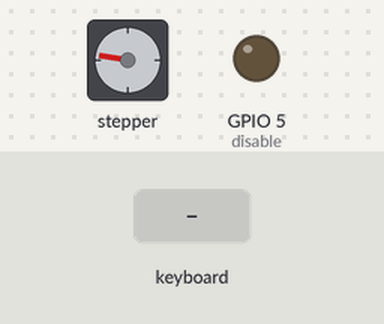
This program was run on a simulated Raspberry Pi (BCM pin numbers). Parts: stepper motor, output pins drawn as LEDs (lit = HIGH). The inputs (shaded band) are chosen by the test bench. The stepper is drawn at 200 steps a turn; threads take turns every 2 ms; pins used as bus, display or sensor lines are not drawn.

Above: at 2.2 s.
2.3 s: key up typed on the keyboard
At 2.65 s:
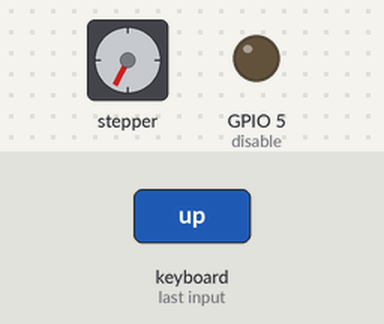
5.3 s: key down typed on the keyboard
At 5.65 s:
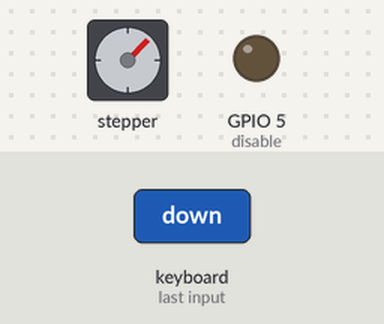
8.3 s: key left typed on the keyboard
At 8.65 s:
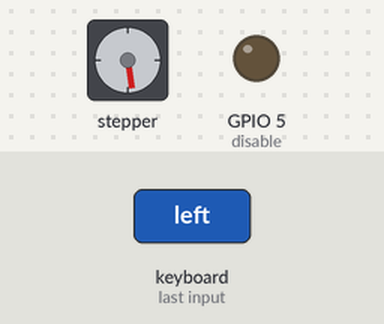
11.3 s: key up typed on the keyboard
Timing chart, 0 to 15.3 s (numbered marks = the images above; inputs shaded):
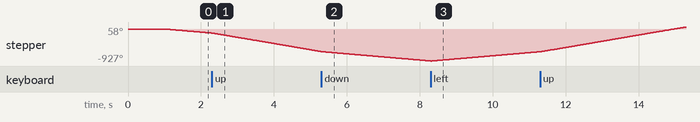

The program:

motorTest.py
```python
from gpiozero import LED
from time import sleep
import curses
import threading

#Setup the IO points
disable = LED("GPIO5")
ss1 = LED("GPIO6")
ss2 = LED("GPIO12")
ss3 = LED("GPIO13")
notReset = LED("GPIO16")
notSleep = LED("GPIO19")
step = LED("GPIO20")
direction = LED("GPIO21")

#Set the Step size to the largest
ss1.off()
ss2.off()
ss3.off()

#Get the device ready to move
notSleep.on()
notReset.off()
sleep(1)
notReset.on()
disable.off()

#Set the direction
direction.off()

#set global speed variables
motorSpeed = 100.0

#The motor can handle 1000Hz for startup (probably not under load)
def toggleStartStop():
    global motorSpeed
    if motorSpeed > 2000.0:
        motorSpeed = 2000.0
    disable.toggle()

def changeDir():
    global motorSpeed
    if motorSpeed > 2000.0:
        motorSpeed = 2000.0
    direction.toggle()

#8000 is actually 4000Hz (on then off)
#8000 cannot be used from a cold start, the motor has to ramp to it
def increaseSpeed():
    global motorSpeed
    motorSpeed = motorSpeed + 100.0
    if motorSpeed > 8000.0:
        motorSpeed = 8000.0

def decreaseSpeed():
    global motorSpeed
    motorSpeed = motorSpeed - 100.0
    if motorSpeed < 100.0:
        motorSpeed = 100.0

def motorThread():
    global motorSpeed
    #move the motor
    while True:
        step.on()
        sleep(1.0/motorSpeed)
        step.off()
        sleep(1.0/motorSpeed)

#Start up the motor Thread
threading.Thread(target = motorThread).start()

#Set the key press actions
actions = {
    curses.KEY_UP:          increaseSpeed,
    curses.KEY_DOWN:        decreaseSpeed,
    curses.KEY_BACKSPACE:   toggleStartStop,
    curses.KEY_LEFT:        changeDir,
}

#key screen
def main(window):
    next_key = None
    while True:
        curses.halfdelay(1)
        key = window.getch()
        if key != -1:
            # KEY PRESSED
            curses.halfdelay(3)
            action = actions.get(key)
            if action is not None:
                action()

#Start the key screen (press ctrl+c twice to end it)
curses.wrapper(main)
```
